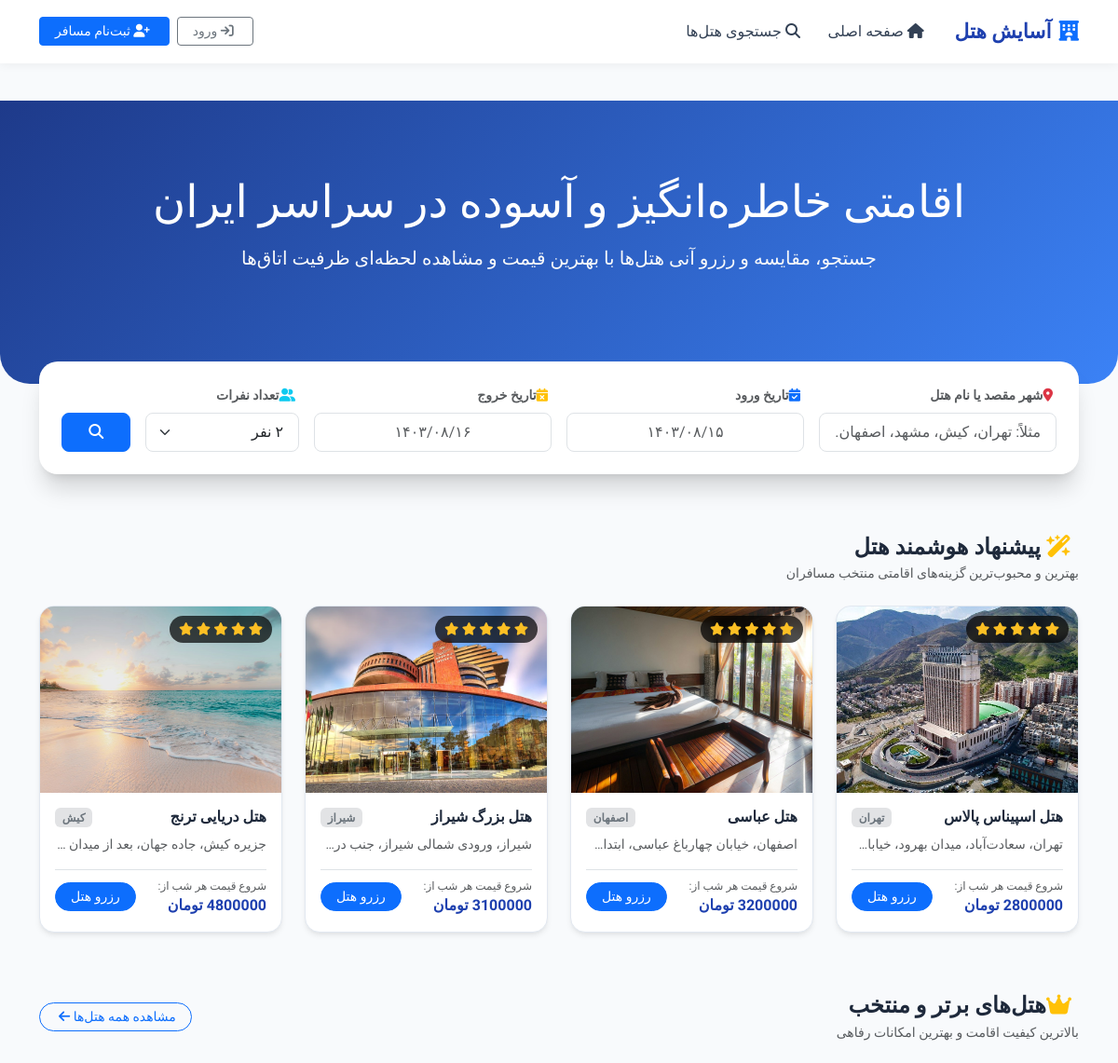
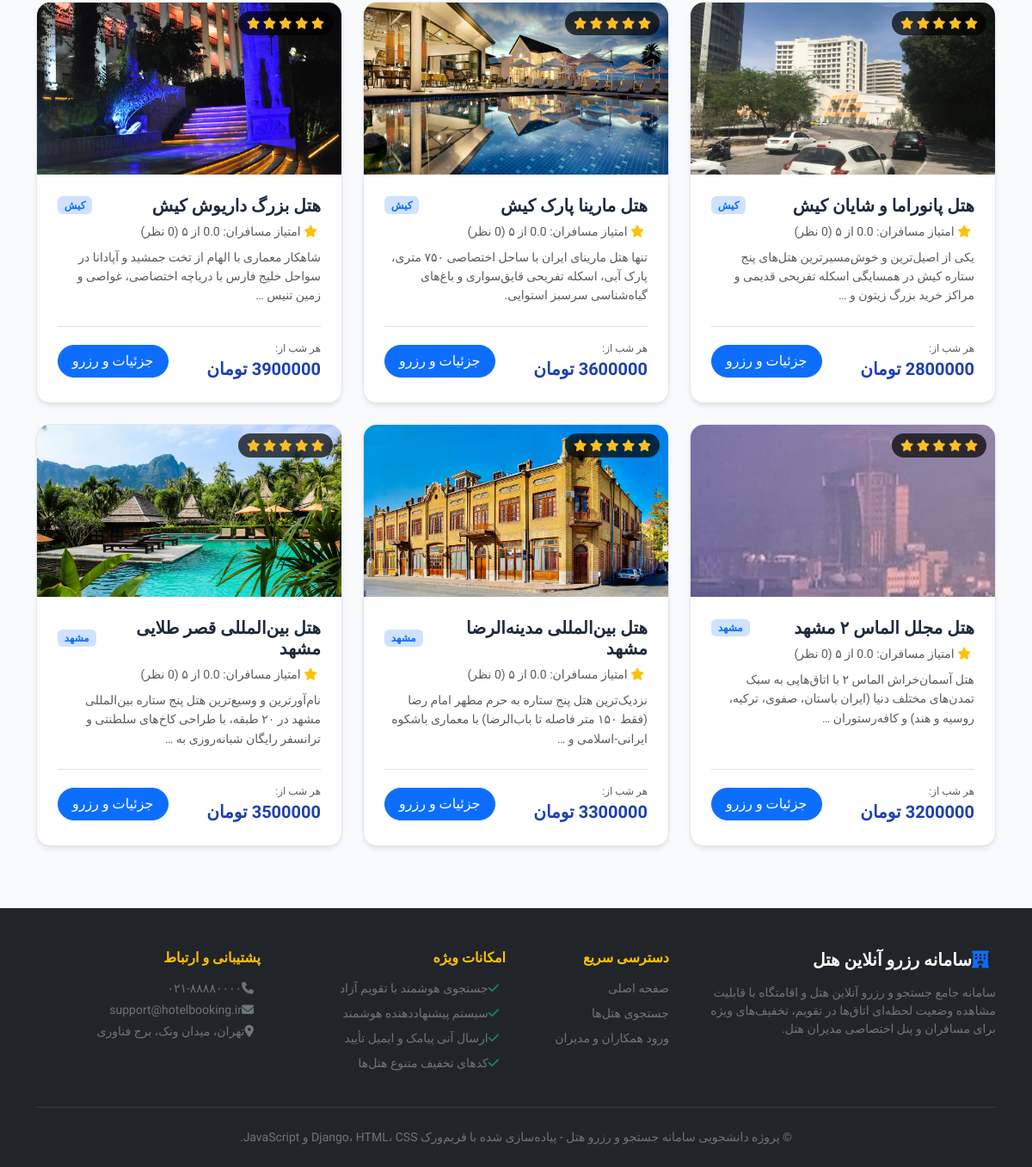
The page / on the database its author committed (2 pictures, top to bottom).
### hotels/models.py (models this page shows, shortened)
class Hotel(models.Model):
    STAR_CHOICES = [(i, f"{i} ستاره") for i in range(1, 6)]
    manager = models.ForeignKey(
        settings.AUTH_USER_MODEL,
        on_delete=models.CASCADE,
        related_name='hotels',
        verbose_name="مدیر هتل"
    )
    name = models.CharField(max_length=200, verbose_name="نام هتل")
    city = models.CharField(max_length=100, verbose_name="شهر")
    address = models.TextField(verbose_name="آدرس دقیق")
    stars = models.PositiveSmallIntegerField(
        choices=STAR_CHOICES,
        default=3,
        verbose_name="تعداد ستاره"
    )
    description = models.TextField(verbose_name="توضیحات و معرفی هتل")
    phone = models.CharField(max_length=30, verbose_name="شماره تماس پذیرش")
    email = models.EmailField(blank=True, null=True, verbose_name="ایمیل هتل")
    image = models.ImageField(upload_to='hotels/', blank=True, null=True, verbose_name="تصویر شاخص هتل")
    latitude = models.FloatField(default=35.6892, verbose_name="عرض جغرافیایی (Latitude)")
    longitude = models.FloatField(default=51.3890, verbose_name="طول جغرافیایی (Longitude)")
    created_at = models.DateTimeField(auto_now_add=True, verbose_name="تاریخ ثبت")
    class Meta:
        verbose_name = "هتل"
        verbose_name_plural = "هتل‌ها"
        ordering = ['-created_at']
    @property
    def average_rating(self):
        avg = self.reviews.aggregate(Avg('rating'))['rating__avg']
        return round(avg, 1) if avg else 0.0
    @property
    def reviews_count(self):
        return self.reviews.count()
    @property
    def min_price(self):
        min_p = self.rooms.aggregate(models.Min('price_per_night'))['price_per_night__min']
        return min_p or 0

### hotels/views.py (the view, shortened to what this page needs)
# urls.py: path('', views.home_view, name='home'),
def home_view(request):
    cities = Hotel.objects.values_list('city', flat=True).distinct()
    featured_hotels = Hotel.objects.all().order_by('-stars', '-created_at')[:6]
    recommendations = []
    user = request.user
    if not recommendations:
        recommendations = list(Hotel.objects.annotate(avg_rate=Avg('reviews__rating')).order_by('-avg_rate', '-stars')[:4])
    today = gregorian_to_jalali(timezone.localdate())
    tomorrow = gregorian_to_jalali(timezone.localdate() + timedelta(days=1))
    context = {
        'cities': cities,
        'featured_hotels': featured_hotels,
        'recommendations': recommendations,
        'today': today,
        'tomorrow': tomorrow,
    }
    return render(request, 'hotels/home.html', context)

### bookings/jalali.py (called while the page is built)
def gregorian_to_jalali(dt, format_str='%Y/%m/%d'):
    if not dt:
        return ''
    if isinstance(dt, str):
        parsed = parse_flexible_date(dt)
        if not parsed:
            return dt
        dt = parsed
    if isinstance(dt, datetime.datetime):
        jdate = jdatetime.datetime.fromgregorian(datetime=dt)
        return jdate.strftime(format_str)
    elif isinstance(dt, datetime.date):
        jdate = jdatetime.date.fromgregorian(date=dt)
        return jdate.strftime(format_str)
    return str(dt)

### templates/hotels/home.html (shortened to what this page needs)
{% extends 'base.html' %}
{% load static %}
{% block content %}
<div class="hero-section text-center">
    <div class="container py-3">
        <h1 class="display-5 fw-extrabold mb-3">اقامتی خاطره‌انگیز و آسوده در سراسر ایران</h1>
        <p class="lead mb-4 text-light opacity-90">جستجو، مقایسه و رزرو آنی هتل‌ها با بهترین قیمت و مشاهده لحظه‌ای ظرفیت اتاق‌ها</p>
    </div>
</div>
<div class="container">
    <div class="hero-search-card">
        <form action="{% url 'hotels:hotel_list' %}" method="get">
            <div class="row g-3 align-items-end">
                <div class="col-lg-3 col-md-6">
                    <label class="form-label small fw-bold text-muted"><i class="fa-solid fa-location-dot text-danger ms-1"></i>شهر مقصد یا نام هتل</label>
                    <input type="text" name="city" class="form-control form-control-lg fs-6" placeholder="مثلاً: تهران، کیش، مشهد، اصفهان..." list="citiesList">
                </div>
                <div class="col-lg-3 col-md-6">
                    <label class="form-label small fw-bold text-muted"><i class="fa-solid fa-calendar-check text-primary ms-1"></i>تاریخ ورود</label>
                    <input type="text" name="check_in" class="form-control form-control-lg fs-6 jalali-datepicker" value="{{ today }}" placeholder="۱۴۰۳/۰۸/۱۵" dir="ltr" style="text-align: center;">
                </div>
                <div class="col-lg-3 col-md-6">
                    <label class="form-label small fw-bold text-muted"><i class="fa-solid fa-calendar-xmark text-warning ms-1"></i>تاریخ خروج</label>
                    <input type="text" name="check_out" class="form-control form-control-lg fs-6 jalali-datepicker" value="{{ tomorrow }}" placeholder="۱۴۰۳/۰۸/۱۶" dir="ltr" style="text-align: center;">
                </div>
                <div class="col-lg-2 col-md-4">
                    <label class="form-label small fw-bold text-muted"><i class="fa-solid fa-user-group text-info ms-1"></i>تعداد نفرات</label>
                    <select name="capacity" class="form-select form-select-lg fs-6">
                        <option value="2" selected>۲ نفر</option>
                    </select>
                </div>
                <div class="col-lg-1 col-md-2">
                    <button type="submit" class="btn btn-primary btn-lg w-100 py-2 fs-6 fw-bold">
                        <i class="fa-solid fa-magnifying-glass"></i>
                    </button>
                </div>
            </div>
        </form>
    </div>
</div>
<div class="container mt-5 pt-3">
    <div class="d-flex justify-content-between align-items-center mb-4">
        <div>
            <h4 class="fw-bold mb-1">
                <i class="fa-solid fa-wand-magic-sparkles text-warning ms-2"></i>
                پیشنهاد هوشمند هتل
            </h4>
            <p class="text-muted small mb-0">
                {% if user.is_authenticated and user.favorite_city %}
                    پیشنهادهای اختصاصی برای شما بر اساس شهر مورد علاقه ({{ user.favorite_city }}) و بودجه دلخواهتان
                {% else %}
                    بهترین و محبوب‌ترین گزینه‌های اقامتی منتخب مسافران
                {% endif %}
            </p>
        </div>
    </div>
    <div class="row g-4">
        {% for hotel in recommendations %}
            <div class="col-lg-3 col-md-6">
                <div class="hotel-card">
                    <div class="card-img-container">
                        {% if hotel.image %}
                            <img src="{{ hotel.image.url }}" alt="{{ hotel.name }}">
                        {% else %}
                            <img src="https://images.unsplash.com/photo-1566073771259-6a8506099945?auto=format&fit=crop&w=600&q=80" alt="{{ hotel.name }}">
                        {% endif %}
                        <div class="stars-badge">
                            {% for i in "12345" %}
                                {% if forloop.counter <= hotel.stars %}
                                    <i class="fa-solid fa-star"></i>
                                {% endif %}
                            {% endfor %}
                        </div>
                    </div>
                    <div class="p-3 d-flex flex-column flex-grow-1">
                        <div class="d-flex justify-content-between align-items-start mb-2">
                            <h5 class="fw-bold fs-6 mb-0">{{ hotel.name }}</h5>
                            <span class="badge bg-secondary-subtle text-secondary">{{ hotel.city }}</span>
                        </div>
                        <p class="text-muted small text-truncate mb-3">{{ hotel.address }}</p>
                        <div class="mt-auto pt-2 border-top d-flex justify-content-between align-items-center">
                            <div>
                                <small class="text-muted d-block" style="font-size: 0.75rem;">شروع قیمت هر شب از:</small>
                                <span class="price-tag fs-6">{{ hotel.min_price|floatformat:0 }} تومان</span>
                            </div>
                            <a href="{% url 'hotels:hotel_detail' hotel.id %}" class="btn btn-primary btn-sm px-3 rounded-pill">
                                رزرو هتل
                            </a>
                        </div>
                    </div>
                </div>
            </div>
        {% empty %}
            <div class="col-12 text-center py-4 text-muted">
                هنوز هتلی در سامانه ثبت نشده است.
            </div>
        {% endfor %}
    </div>
</div>
<div class="container mt-5 pt-3">
    <div class="d-flex justify-content-between align-items-center mb-4">
        <div>
            <h4 class="fw-bold mb-1"><i class="fa-solid fa-crown text-warning ms-2"></i>هتل‌های برتر و منتخب</h4>
            <p class="text-muted small mb-0">بالاترین کیفیت اقامت و بهترین امکانات رفاهی</p>
        </div>
        <a href="{% url 'hotels:hotel_list' %}" class="btn btn-outline-primary btn-sm px-3 rounded-pill">
            مشاهده همه هتل‌ها <i class="fa-solid fa-arrow-left me-1"></i>
        </a>
    </div>
    <div class="row g-4">
        {% for hotel in featured_hotels %}
            <div class="col-lg-4 col-md-6">
                <div class="hotel-card">
                    <div class="card-img-container">
                        {% if hotel.image %}
                            <img src="{{ hotel.image.url }}" alt="{{ hotel.name }}">
                        {% else %}
                            <img src="https://images.unsplash.com/photo-1582719478250-c89cae4dc85b?auto=format&fit=crop&w=600&q=80" alt="{{ hotel.name }}">
                        {% endif %}
                        <div class="stars-badge">
                            {% for i in "12345" %}
                                {% if forloop.counter <= hotel.stars %}
                                    <i class="fa-solid fa-star"></i>
                                {% endif %}
                            {% endfor %}
                        </div>
                    </div>
                    <div class="p-4 d-flex flex-column flex-grow-1">
                        <div class="d-flex justify-content-between align-items-center mb-2">
                            <h5 class="fw-bold mb-0">{{ hotel.name }}</h5>
                            <span class="badge bg-primary-subtle text-primary">{{ hotel.city }}</span>
                        </div>
                        <div class="small text-muted mb-2">
                            <i class="fa-solid fa-star text-warning ms-1"></i>
                            امتیاز مسافران: {{ hotel.average_rating }} از ۵ ({{ hotel.reviews_count }} نظر)
                        </div>
                        <p class="text-muted small mb-4" style="line-height: 1.6;">
                            {{ hotel.description|truncatewords:20 }}
                        </p>
                        <div class="mt-auto pt-3 border-top d-flex justify-content-between align-items-center">
                            <div>
                                <small class="text-muted d-block" style="font-size: 0.75rem;">هر شب از:</small>
                                <span class="price-tag fs-5">{{ hotel.min_price|floatformat:0 }} تومان</span>
                            </div>
                            <a href="{% url 'hotels:hotel_detail' hotel.id %}" class="btn btn-primary px-3 rounded-pill">
                                جزئیات و رزرو
                            </a>
                        </div>
                    </div>
                </div>
            </div>
        {% endfor %}
    </div>
</div>
{% endblock %}

### static/css/style.css (style rules this page uses)
:root { --primary-color: #1e40af; --primary-hover: #1d4ed8; --secondary-color: #0d9488; --accent-color: #f59e0b; --bg-light: #f8fafc; --card-shadow: 0 4px 6px -1px rgba(0, 0, 0, 0.08), 0 2px 4px -2px rgba(0, 0, 0, 0.05); --hover-shadow: 0 10px 15px -3px rgba(0, 0, 0, 0.1), 0 4px 6px -4px rgba(0, 0, 0, 0.08); }
body { font-family: 'Vazirmatn', -apple-system, BlinkMacSystemFont, "Segoe UI", Roboto, sans-serif; background-color: var(--bg-light); color: #1e293b; min-height: 100vh; display: flex; flex-direction: column; }
.hero-section { background: linear-gradient(135deg, #1e3a8a 0%, #3b82f6 100%); color: #ffffff; padding: 4rem 1rem 5rem 1rem; position: relative; border-radius: 0 0 2rem 2rem; margin-bottom: 2rem; }
.hero-search-card { background: #ffffff; border-radius: 1.25rem; padding: 1.5rem; box-shadow: 0 20px 25px -5px rgba(0, 0, 0, 0.15), 0 8px 10px -6px rgba(0, 0, 0, 0.1); color: #1e293b; margin-top: -3.5rem; position: relative; z-index: 10; }
.hotel-card, .room-card { background: #ffffff; border-radius: 1rem; border: 1px solid #e2e8f0; overflow: hidden; transition: transform 0.25s ease, box-shadow 0.25s ease; box-shadow: var(--card-shadow); height: 100%; display: flex; flex-direction: column; }
.card-img-container { height: 200px; position: relative; overflow: hidden; background-color: #cbd5e1; }
.card-img-container img { width: 100%; height: 100%; object-fit: cover; transition: transform 0.3s ease; }
.stars-badge { position: absolute; top: 10px; right: 10px; background: rgba(0, 0, 0, 0.7); color: #fbbf24; padding: 4px 10px; border-radius: 20px; font-size: 0.85rem; backdrop-filter: blur(4px); }
.price-tag { font-size: 1.2rem; font-weight: 700; color: var(--primary-color); }

### rows shown on the page
Hotel: image (picture), stars 5 (drawn), name "هتل اسپیناس پالاس", city "تهران", min_price "2800000"
Hotel: image (picture), stars 5 (drawn), name "هتل عباسی", city "اصفهان", min_price "3200000"
Hotel: image (picture), stars 5 (drawn), name "هتل بزرگ شیراز", city "شیراز", min_price "3100000"
Hotel: image (picture), stars 5 (drawn), name "هتل دریایی ترنج", city "کیش", min_price "4800000"
Hotel: image (picture), stars 5 (drawn), name "هتل پانوراما و شایان کیش", city "کیش", description "یکی از اصیل‌ترین و خوش‌مسیرترین هتل‌های پنج ستاره کیش در همسایگی اسکله تفریحی قدیمی و مراکز خرید بزرگ زیتون و …", min_price "2800000"
Hotel: image (picture), stars 5 (drawn), name "هتل مارینا پارک کیش", city "کیش", description "تنها هتل مارینای ایران با ساحل اختصاصی ۷۵۰ متری، پارک آبی، اسکله تفریحی قایق‌سواری و باغ‌های گیاه‌شناسی سرسبز استوایی.", min_price "3600000"
Hotel: image (picture), stars 5 (drawn), name "هتل بزرگ داریوش کیش", city "کیش", description "شاهکار معماری با الهام از تخت جمشید و آپادانا در سواحل خلیج فارس با دریاچه اختصاصی، غواصی و زمین تنیس …", min_price "3900000"
Hotel: image (picture), stars 5 (drawn), name "هتل مجلل الماس ۲ مشهد", city "مشهد", description "هتل آسمان‌خراش الماس ۲ با اتاق‌هایی به سبک تمدن‌های مختلف دنیا (ایران باستان، صفوی، ترکیه، روسیه و هند) و کافه‌رستوران …", min_price "3200000"
Hotel: image (picture), stars 5 (drawn), name "هتل بین‌المللی مدینه‌الرضا مشهد", city "مشهد", description "نزدیک‌ترین هتل پنج ستاره به حرم مطهر امام رضا (فقط ۱۵۰ متر فاصله تا باب‌الرضا) با معماری باشکوه ایرانی-اسلامی و …", min_price "3300000"
Hotel: image (picture), stars 5 (drawn), name "هتل بین‌المللی قصر طلایی مشهد", city "مشهد", description "نام‌آورترین و وسیع‌ترین هتل پنج ستاره بین‌المللی مشهد در ۲۰ طبقه، با طراحی کاخ‌های سلطنتی و ترانسفر رایگان شبانه‌روزی به …", min_price "3500000"
